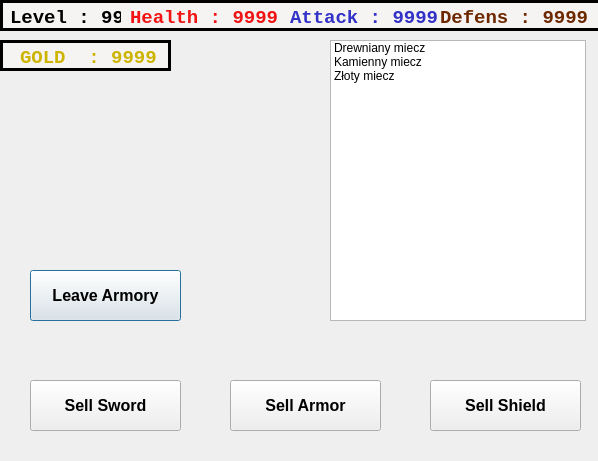
<?xml version="1.0" encoding="UTF-8"?>
<ui version="4.0">
 <class>armory</class>
 <widget class="QDialog" name="armory">
  <property name="geometry">
   <rect>
    <x>0</x>
    <y>0</y>
    <width>598</width>
    <height>461</height>
   </rect>
  </property>
  <property name="windowTitle">
   <string>Dialog</string>
  </property>
  <widget class="QFrame" name="frame">
   <property name="geometry">
    <rect>
     <x>0</x>
     <y>40</y>
     <width>171</width>
     <height>31</height>
    </rect>
   </property>
   <property name="maximumSize">
    <size>
     <width>1200</width>
     <height>600</height>
    </size>
   </property>
   <property name="styleSheet">
    <string notr="true">background-color:rgb(246, 244, 243)</string>
   </property>
   <property name="frameShape">
    <enum>QFrame::Box</enum>
   </property>
   <property name="frameShadow">
    <enum>QFrame::Plain</enum>
   </property>
   <property name="lineWidth">
    <number>3</number>
   </property>
   <property name="midLineWidth">
    <number>4</number>
   </property>
   <widget class="QLabel" name="AmountOfGold">
    <property name="geometry">
     <rect>
      <x>20</x>
      <y>10</y>
      <width>141</width>
      <height>16</height>
     </rect>
    </property>
    <property name="font">
     <font>
      <family>Courier New</family>
      <pointsize>14</pointsize>
      <weight>75</weight>
      <bold>true</bold>
     </font>
    </property>
    <property name="styleSheet">
     <string notr="true">color:rgb(205,180,0)</string>
    </property>
    <property name="text">
     <string>GOLD  : 9999</string>
    </property>
    <property name="alignment">
     <set>Qt::AlignLeading|Qt::AlignLeft|Qt::AlignVCenter</set>
    </property>
   </widget>
  </widget>
  <widget class="QListWidget" name="ListOfitems">
   <property name="geometry">
    <rect>
     <x>330</x>
     <y>40</y>
     <width>256</width>
     <height>281</height>
    </rect>
   </property>
   <item>
    <property name="text">
     <string>Drewniany miecz</string>
    </property>
   </item>
   <item>
    <property name="text">
     <string>Kamienny miecz</string>
    </property>
   </item>
   <item>
    <property name="text">
     <string>Złoty miecz</string>
    </property>
   </item>
  </widget>
  <widget class="QFrame" name="StatsTable">
   <property name="geometry">
    <rect>
     <x>0</x>
     <y>0</y>
     <width>601</width>
     <height>31</height>
    </rect>
   </property>
   <property name="maximumSize">
    <size>
     <width>1200</width>
     <height>600</height>
    </size>
   </property>
   <property name="styleSheet">
    <string notr="true">background-color:rgb(246, 244, 243)</string>
   </property>
   <property name="frameShape">
    <enum>QFrame::Box</enum>
   </property>
   <property name="frameShadow">
    <enum>QFrame::Plain</enum>
   </property>
   <property name="lineWidth">
    <number>3</number>
   </property>
   <property name="midLineWidth">
    <number>4</number>
   </property>
   <widget class="QLabel" name="AmountOfDef">
    <property name="geometry">
     <rect>
      <x>440</x>
      <y>10</y>
      <width>151</width>
      <height>16</height>
     </rect>
    </property>
    <property name="font">
     <font>
      <family>Courier New</family>
      <pointsize>14</pointsize>
      <weight>75</weight>
      <bold>true</bold>
     </font>
    </property>
    <property name="styleSheet">
     <string notr="true">color:rgb(110,40,0)</string>
    </property>
    <property name="text">
     <string>Defens : 9999</string>
    </property>
    <property name="alignment">
     <set>Qt::AlignLeading|Qt::AlignLeft|Qt::AlignVCenter</set>
    </property>
   </widget>
   <widget class="QLabel" name="AmountOfAttack">
    <property name="geometry">
     <rect>
      <x>290</x>
      <y>10</y>
      <width>151</width>
      <height>16</height>
     </rect>
    </property>
    <property name="font">
     <font>
      <family>Courier New</family>
      <pointsize>14</pointsize>
      <weight>75</weight>
      <bold>true</bold>
     </font>
    </property>
    <property name="styleSheet">
     <string notr="true">color:rgb(50,50,200)</string>
    </property>
    <property name="text">
     <string>Attack : 9999</string>
    </property>
    <property name="alignment">
     <set>Qt::AlignLeading|Qt::AlignLeft|Qt::AlignVCenter</set>
    </property>
   </widget>
   <widget class="QLabel" name="AmountOfHp">
    <property name="geometry">
     <rect>
      <x>130</x>
      <y>10</y>
      <width>151</width>
      <height>16</height>
     </rect>
    </property>
    <property name="font">
     <font>
      <family>Courier New</family>
      <pointsize>14</pointsize>
      <weight>75</weight>
      <bold>true</bold>
     </font>
    </property>
    <property name="styleSheet">
     <string notr="true">color:	rgb(240,20,20)</string>
    </property>
    <property name="text">
     <string>Health : 9999</string>
    </property>
    <property name="alignment">
     <set>Qt::AlignLeading|Qt::AlignLeft|Qt::AlignVCenter</set>
    </property>
   </widget>
   <widget class="QLabel" name="AmountOfLevel">
    <property name="geometry">
     <rect>
      <x>10</x>
      <y>10</y>
      <width>111</width>
      <height>16</height>
     </rect>
    </property>
    <property name="font">
     <font>
      <family>Courier New</family>
      <pointsize>14</pointsize>
      <weight>75</weight>
      <bold>true</bold>
     </font>
    </property>
    <property name="styleSheet">
     <string notr="true"/>
    </property>
    <property name="text">
     <string>Level : 99</string>
    </property>
    <property name="alignment">
     <set>Qt::AlignLeading|Qt::AlignLeft|Qt::AlignVCenter</set>
    </property>
   </widget>
  </widget>
  <widget class="QPushButton" name="exit">
   <property name="geometry">
    <rect>
     <x>30</x>
     <y>270</y>
     <width>151</width>
     <height>51</height>
    </rect>
   </property>
   <property name="font">
    <font>
     <pointsize>12</pointsize>
     <weight>75</weight>
     <bold>true</bold>
    </font>
   </property>
   <property name="text">
    <string>Leave Armory</string>
   </property>
  </widget>
  <widget class="QPushButton" name="exit_2">
   <property name="geometry">
    <rect>
     <x>30</x>
     <y>380</y>
     <width>151</width>
     <height>51</height>
    </rect>
   </property>
   <property name="font">
    <font>
     <pointsize>12</pointsize>
     <weight>75</weight>
     <bold>true</bold>
    </font>
   </property>
   <property name="text">
    <string>Sell Sword</string>
   </property>
  </widget>
  <widget class="QPushButton" name="exit_3">
   <property name="geometry">
    <rect>
     <x>230</x>
     <y>380</y>
     <width>151</width>
     <height>51</height>
    </rect>
   </property>
   <property name="font">
    <font>
     <pointsize>12</pointsize>
     <weight>75</weight>
     <bold>true</bold>
    </font>
   </property>
   <property name="text">
    <string>Sell Armor</string>
   </property>
  </widget>
  <widget class="QPushButton" name="exit_4">
   <property name="geometry">
    <rect>
     <x>430</x>
     <y>380</y>
     <width>151</width>
     <height>51</height>
    </rect>
   </property>
   <property name="font">
    <font>
     <pointsize>12</pointsize>
     <weight>75</weight>
     <bold>true</bold>
    </font>
   </property>
   <property name="text">
    <string>Sell Shield</string>
   </property>
  </widget>
 </widget>
 <resources/>
 <connections/>
</ui>
